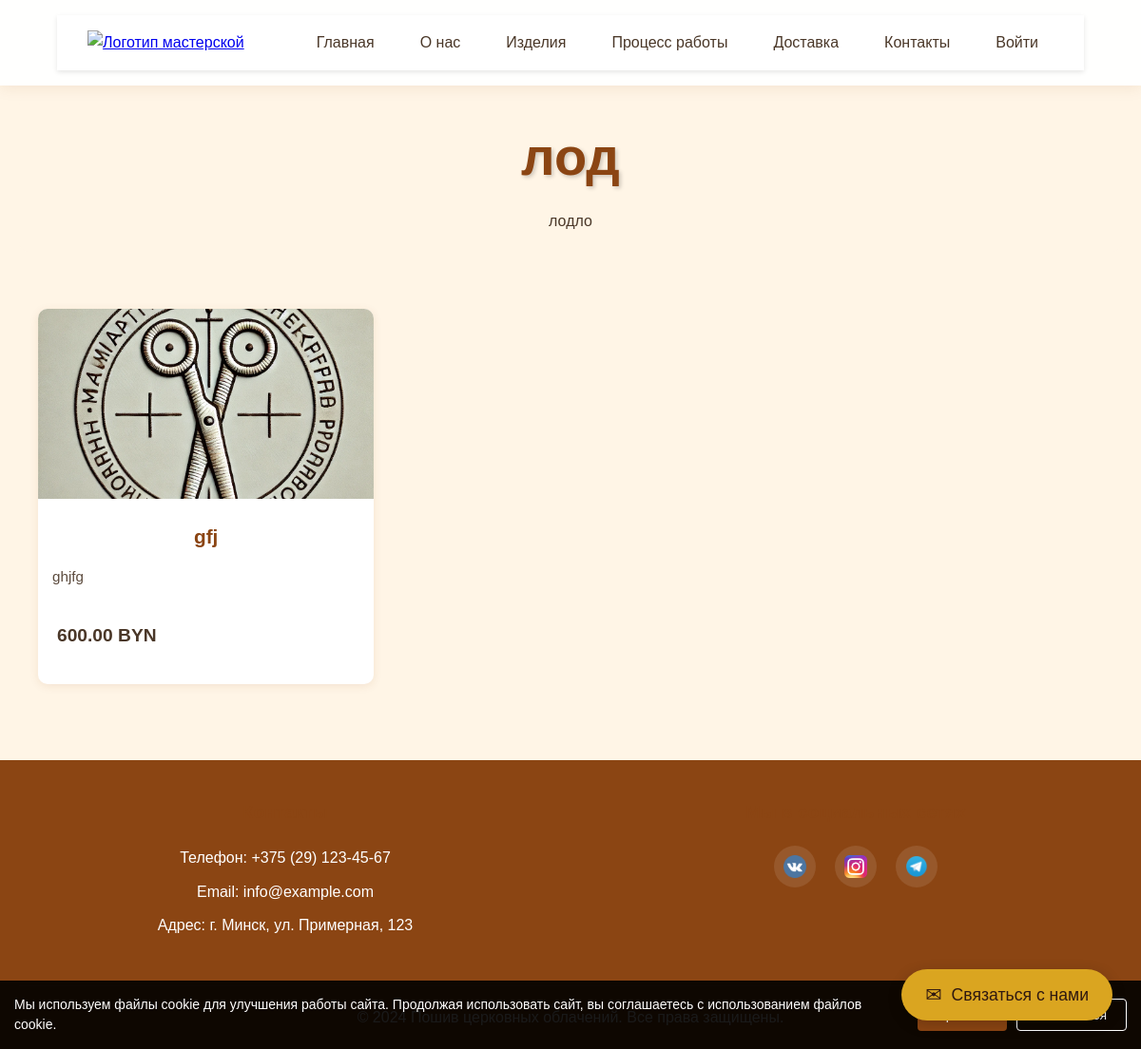
Page /category/1 on the committed database.
### app.py (models this page shows)
class Category(db.Model):
    id = db.Column(db.Integer, primary_key=True)
    title = db.Column(db.String(100), nullable=False)
    description = db.Column(db.Text)
    image_path = db.Column(db.String(200))
    created_at = db.Column(db.DateTime, default=datetime.utcnow)
    products = db.relationship('Product', backref='category', lazy=True)

class Product(db.Model):
    id = db.Column(db.Integer, primary_key=True)
    title = db.Column(db.String(100), nullable=False)
    description = db.Column(db.Text)
    price = db.Column(db.Float)
    image_path = db.Column(db.String(255))
    category_id = db.Column(db.Integer, db.ForeignKey('category.id'), nullable=False)
    created_at = db.Column(db.DateTime, default=datetime.utcnow)
    is_active = db.Column(db.Boolean, default=True)
    additional_images = db.relationship('ProductImage', backref='product', lazy=True, cascade='all, delete-orphan')

### app.py (the view)
@app.route('/category/<int:id>')
def category_products(id):
    category = Category.query.get_or_404(id)
    products = Product.query.filter_by(category_id=id).order_by(Product.created_at.desc()).all()
    return render_template('category_products.html', category=category, products=products)

### templates/category_products.html (shortened to what this page needs)
{% extends "base.html" %}
{% block content %}
<div class="category-header">
    <h1>{{ category.title }}</h1>
    <p>{{ category.description }}</p>
</div>
<div class="products-grid">
    {% for product in products %}
    <div class="product-card {% if not product.is_active %}product-inactive{% endif %}">
        {% if product.is_active %}
        <a href="{{ url_for('product_details', id=product.id) }}" class="product-link">
        {% endif %}
            {% if product.image_path %}
            <img src="{{ url_for('static', filename='uploads/' + product.image_path) }}" alt="{{ product.title }}">
            {% else %}
            <div class="no-image">Нет изображения</div>
            {% endif %}
            <h3>{{ product.title }}</h3>
            <p>{{ product.description[:150] ~ '...' if product.description|length > 150 else product.description }}</p>
            {% if product.price %}
            <div class="product-info">
                <span class="price">{{ "%.2f"|format(product.price) }} BYN</span>
            </div>
            {% endif %}
        {% if product.is_active %}
        </a>
        {% endif %}
    </div>
    {% endfor %}
</div>
{% endblock %}

### static/styles.css (style rules this page uses)
:root { --color-primary: #8B4513; --color-secondary: #DAA520; --color-accent: #CD853F; --color-light: #FFF5E6; --color-dark: #2F1810; --color-text: #4A3728; --color-border: #D2B48C; }
* { margin: 0; padding: 0; box-sizing: border-box; }
html { scroll-behavior: smooth; }
body { font-family: 'TTCommons', sans-serif; line-height: 1.6; color: var(--color-text); background-color: var(--color-light); }
h1, h2, h3, h4 { font-family: 'TTCommons', sans-serif; margin-bottom: 1.5rem; color: var(--color-primary); }
h1 { font-size: 3.5rem; text-shadow: 2px 2px 4px rgba(0, 0, 0, 0.2); }
.products-grid { display: grid; grid-template-columns: repeat(2, 1fr); gap: 2.5rem; padding: 2rem; }
.product-card { background: white; border-radius: 15px; overflow: hidden; box-shadow: 0 4px 15px rgba(139, 69, 19, 0.08); transition: all 0.3s ease; text-decoration: none; color: inherit; display: block; position: relative; }
.product-card img { width: 100%; height: 350px; object-fit: cover; transition: transform 0.5s ease; }
.product-card .product-info { padding: 20px; background: linear-gradient(to bottom, rgba(255,255,255,0.95), white); }
.product-card h3 { color: var(--color-primary); margin: 0 0 10px 0; font-size: 1.3em; font-weight: 600; }
.product-card p { color: var(--color-text); margin: 0; font-size: 0.95em; line-height: 1.5; opacity: 0.9; }

### templates/category_products.html (style rules this page uses)
.category-header { text-align: center; margin-bottom: 40px; padding: 20px; background: var(--color-light); border-radius: 10px; }
.category-header h1 { color: var(--color-primary); margin-bottom: 10px; }
.products-grid { display: grid; grid-template-columns: repeat(auto-fill, minmax(300px, 1fr)); gap: 30px; padding: 20px; }
.product-card { background: white; border-radius: 10px; overflow: hidden; box-shadow: 0 2px 10px rgba(139, 69, 19, 0.1); transition: transform 0.3s ease; position: relative; }
.product-link { text-decoration: none; color: inherit; display: block; }
.product-card img { width: 100%; height: 200px; object-fit: cover; }
.product-card h3 { padding: 15px; margin: 0; color: var(--color-primary); text-align: center; }
.product-card p { padding: 0 15px; color: var(--color-text); margin-bottom: 15px; text-align: left; }
.product-info { padding: 0 15px; margin-bottom: 15px; text-align: left; }
.price { font-size: 1.2em; font-weight: bold; }

### rows in the picture
Category: title "лод", description "лодло"
Product: image_path (picture), title "gfj", description "ghjfg", price "600.00"
